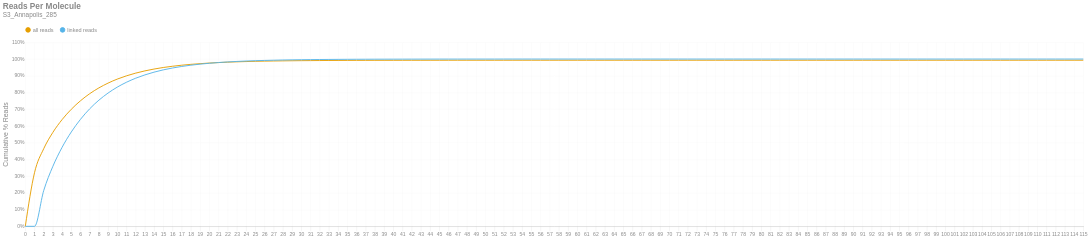

The notebook cell this image was saved under:
### Markdown cell above
### Reads per Molecule
This chart shows the cumulative distribution of the number of reads per linked molecule. That is, how many alignments are associated with a unique molecule. This excludes the number of reads associated with invalid or absent linked-read barcodes. The `linked` histogram is the percentages recalculated when disregarding singletons.

### Code cell
if SKIPLR:
    print_html(f"Skipped")
else:
    counts = np.bincount(valids['reads'].cast(pl.Int64).to_numpy())
    weighted = counts * np.arange(len(counts))
    all_perc = weighted / n_reads
    linked_perc = weighted / n_linked_reads
    linked_perc[1] = 0
    binned_df = pl.DataFrame({
        'readsper': list(range(len(counts))),
        'all reads (cumsum)': np.cumsum(all_perc).tolist(),
        'linked reads (cumsum)': np.cumsum(linked_perc).tolist(),
    })

    with SafeRender(binned_df):
        (
            density_plot(binned_df, 'Reads Per Molecule', samplename, 'readspmol')
            .encode(
                x=alt.X('readsper:O', title=None).axis(labelAngle=0).scale(padding=0),
                y=alt.Y('value:Q', title='Cumulative % Reads').axis(format='%').stack(False),
                color=alt.Color("key:N").scale(domain=["all reads", "linked reads"]),
                tooltip=[
                    alt.Tooltip("key:N", title="Data Type"),
                    alt.Tooltip("readsper:O", title="Reads Per Molecule"),
                    alt.Tooltip("value:Q", format=".2%", title="% Reads (Cum.)")
                ]            
            )
        ).display()

### Figure 1 — Vega-Lite specification as saved in the notebook (floating-point values rounded to 4 significant figures)
{"width": "container", "height": 400, "config": {"title": {"anchor": "start", "dy": -15, "fontSize": 18, "color": "#888888", "subtitleColor": "#888888", "subtitleFontSize": 14}, "arc": {"fill": "#0072B2"}, "axis": {"domainColor": "#888888", "domainWidth": 0.5, "gridWidth": 0.2, "grid": false, "titleFontWeight": 400, "titleFontSize": 15, "labelFontSize": 11, "labelColor": "#888888", "tickColor": "#888888", "tickWidth": 0.2, "titleColor": "#888888"}, "axisBand": {"grid": false}, "axisX": {"grid": true, "tickSize": 10, "domainCap": "round"}, "axisY": {"domain": false, "grid": true, "tickSize": 0, "domainCap": "round"}, "background": "transparent", "header": {"labelFontSize": 15, "labelColor": "#888888", "titleFontSize": 15, "titleFontWeight": 600, "titleColor": "#888888"}, "legend": {"labelFont": "sans-serif", "labelFontSize": 12, "labelColor": "#888888", "symbolSize": 100, "symbolType": "circle", "titleFontSize": 12, "titlePadding": 10, "titleColor": "#888888", "title": null, "orient": "top"}, "range": {"category": ["#E69F00", "#56B4E9", "#009E73", "#F0E442", "#0072B2", "#D55E00", "#CC79A7", "#000000"], "diverging": ["#cfe8f3", "#a2d4ec", "#73bfe2", "#46abdb", "#1696d2", "#12719e"]}, "area": {"fill": "#0072B2", "fillOpacity": 0.7, "line": true, "strokeOpacity": 0.7}, "line": {"color": "#0072B2", "stroke": "#0072B2", "strokeWidth": 2}, "trail": {"color": "#0072B2", "stroke": "#0072B2", "strokeWidth": 0, "size": 1}, "point": {"filled": true, "fillOpacity": 1.0, "size": 95}, "text": {"color": "#888888", "fontSize": 11, "align": "right", "fontWeight": 400, "size": 11}, "bar": {"fill": "#0072B2", "stroke": null}, "view": {"stroke": null, "continuousWidth": 660, "continuousHeight": 400}}, "data": {"name": "data-87515ce8a5102c0054d8406850fed512"}, "mark": {"type": "line", "interpolate": "monotone", "point": {"opacity": 0, "size": 275}}, "encoding": {"color": {"field": "key", "scale": {"domain": ["all reads", "linked reads"]}, "type": "nominal"}, "tooltip": [{"field": "key", "title": "Data Type", "type": "nominal"}, {"field": "readsper", "title": "Reads Per Molecule", "type": "ordinal"}, {"field": "value", "format": ".2%", "title": "% Reads (Cum.)", "type": "quantitative"}], "x": {"axis": {"labelAngle": 0}, "field": "readsper", "scale": {"padding": 0}, "title": null, "type": "ordinal"}, "y": {"axis": {"format": "%"}, "field": "value", "stack": false, "title": "Cumulative % Reads", "type": "quantitative"}}, "params": [{"name": "param_c36ac31b6afebe62", "select": {"type": "point", "fields": ["key"]}, "bind": "legend"}], "title": {"text": "Reads Per Molecule", "subtitle": "S3_Annapolis_285"}, "transform": [{"fold": ["all reads (cumsum)", "linked reads (cumsum)"]}, {"calculate": "replace(datum.key, ' (cumsum)', '')", "as": "key"}, {"filter": {"param": "param_c36ac31b6afebe62"}}], "usermeta": {"embedOptions": {"downloadFileName": "S3_Annapolis_285.readspmol"}}, "$schema": "https://vega.github.io/schema/vega-lite/v6.1.0.json", "datasets": {"data-87515ce8a5102c0054d8406850fed512": [{"readsper": 0, "all reads (cumsum)": 0.0, "linked reads (cumsum)": 0.0}, {"readsper": 1, "all reads (cumsum)": 0.3203, "linked reads (cumsum)": 0.0}, {"readsper": 2, "all reads (cumsum)": 0.4638, "linked reads (cumsum)": 0.2133}, {"readsper": 3, "all reads (cumsum)": 0.5618, "linked reads (cumsum)": 0.359}, {"readsper": 4, "all reads (cumsum)": 0.6381, "linked reads (cumsum)": 0.4723}, {"readsper": 5, "all reads (cumsum)": 0.6998, "linked reads (cumsum)": 0.5641}, {"readsper": 6, "all reads (cumsum)": 0.7507, "linked reads (cumsum)": 0.6398}, {"readsper": 7, "all reads (cumsum)": 0.7929, "linked reads (cumsum)": 0.7025}, {"readsper": 8, "all reads (cumsum)": 0.8276, "linked reads (cumsum)": 0.7542}, {"readsper": 9, "all reads (cumsum)": 0.8563, "linked reads (cumsum)": 0.7968}, {"readsper": 10, "all reads (cumsum)": 0.8802, "linked reads (cumsum)": 0.8323}, {"readsper": 11, "all reads (cumsum)": 0.8997, "linked reads (cumsum)": 0.8613}, {"readsper": 12, "all reads (cumsum)": 0.9159, "linked reads (cumsum)": 0.8854}, {"readsper": 13, "all reads (cumsum)": 0.9292, "linked reads (cumsum)": 0.9052}, {"readsper": 14, "all reads (cumsum)": 0.9403, "linked reads (cumsum)": 0.9216}, {"readsper": 15, "all reads (cumsum)": 0.9495, "linked reads (cumsum)": 0.9353}, {"readsper": 16, "all reads (cumsum)": 0.9569, "linked reads (cumsum)": 0.9464}, {"readsper": 17, "all reads (cumsum)": 0.9632, "linked reads (cumsum)": 0.9557}, {"readsper": 18, "all reads (cumsum)": 0.9683, "linked reads (cumsum)": 0.9632}, {"readsper": 19, "all reads (cumsum)": 0.9724, "linked reads (cumsum)": 0.9695}, {"readsper": 20, "all reads (cumsum)": 0.976, "linked reads (cumsum)": 0.9748}, {"readsper": 21, "all reads (cumsum)": 0.9789, "linked reads (cumsum)": 0.9791}, {"readsper": 22, "all reads (cumsum)": 0.9813, "linked reads (cumsum)": 0.9827}, {"readsper": 23, "all reads (cumsum)": 0.9833, "linked reads (cumsum)": 0.9856}, {"readsper": 24, "all reads (cumsum)": 0.985, "linked reads (cumsum)": 0.9881}, {"readsper": 25, "all reads (cumsum)": 0.9864, "linked reads (cumsum)": 0.9902}, {"readsper": 26, "all reads (cumsum)": 0.9874, "linked reads (cumsum)": 0.9917}, {"readsper": 27, "all reads (cumsum)": 0.9883, "linked reads (cumsum)": 0.9931}, {"readsper": 28, "all reads (cumsum)": 0.9891, "linked reads (cumsum)": 0.9943}, {"readsper": 29, "all reads (cumsum)": 0.9898, "linked reads (cumsum)": 0.9953}, {"readsper": 30, "all reads (cumsum)": 0.9903, "linked reads (cumsum)": 0.996}, {"readsper": 31, "all reads (cumsum)": 0.9907, "linked reads (cumsum)": 0.9967}, {"readsper": 32, "all reads (cumsum)": 0.9911, "linked reads (cumsum)": 0.9972}, {"readsper": 33, "all reads (cumsum)": 0.9914, "linked reads (cumsum)": 0.9976}, {"readsper": 34, "all reads (cumsum)": 0.9917, "linked reads (cumsum)": 0.998}, {"readsper": 35, "all reads (cumsum)": 0.9919, "linked reads (cumsum)": 0.9984}, {"readsper": 36, "all reads (cumsum)": 0.9921, "linked reads (cumsum)": 0.9986}, {"readsper": 37, "all reads (cumsum)": 0.9922, "linked reads (cumsum)": 0.9989}, {"readsper": 38, "all reads (cumsum)": 0.9924, "linked reads (cumsum)": 0.9991}, {"readsper": 39, "all reads (cumsum)": 0.9925, "linked reads (cumsum)": 0.9992}, {"readsper": 40, "all reads (cumsum)": 0.9925, "linked reads (cumsum)": 0.9993}, {"readsper": 41, "all reads (cumsum)": 0.9926, "linked reads (cumsum)": 0.9994}, {"readsper": 42, "all reads (cumsum)": 0.9926, "linked reads (cumsum)": 0.9995}, {"readsper": 43, "all reads (cumsum)": 0.9927, "linked reads (cumsum)": 0.9996}, {"readsper": 44, "all reads (cumsum)": 0.9927, "linked reads (cumsum)": 0.9996}, {"readsper": 45, "all reads (cumsum)": 0.9928, "linked reads (cumsum)": 0.9997}, {"readsper": 46, "all reads (cumsum)": 0.9928, "linked reads (cumsum)": 0.9998}, {"readsper": 47, "all reads (cumsum)": 0.9928, "linked reads (cumsum)": 0.9998}, {"readsper": 48, "all reads (cumsum)": 0.9929, "linked reads (cumsum)": 0.9998}, {"readsper": 49, "all reads (cumsum)": 0.9929, "linked reads (cumsum)": 0.9998}, {"readsper": 50, "all reads (cumsum)": 0.9929, "linked reads (cumsum)": 0.9999}, {"readsper": 51, "all reads (cumsum)": 0.9929, "linked reads (cumsum)": 0.9999}, {"readsper": 52, "all reads (cumsum)": 0.9929, "linked reads (cumsum)": 0.9999}, {"readsper": 53, "all reads (cumsum)": 0.9929, "linked reads (cumsum)": 0.9999}, {"readsper": 54, "all reads (cumsum)": 0.9929, "linked reads (cumsum)": 0.9999}, {"readsper": 55, "all reads (cumsum)": 0.9929, "linked reads (cumsum)": 0.9999}, {"readsper": 56, "all reads (cumsum)": 0.9929, "linked reads (cumsum)": 0.9999}, {"readsper": 57, "all reads (cumsum)": 0.9929, "linked reads (cumsum)": 1.0}, {"readsper": 58, "all reads (cumsum)": 0.9929, "linked reads (cumsum)": 1.0}, {"readsper": 59, "all reads (cumsum)": 0.993, "linked reads (cumsum)": 1.0}, {"readsper": 60, "all reads (cumsum)": 0.993, "linked reads (cumsum)": 1.0}, {"readsper": 61, "all reads (cumsum)": 0.993, "linked reads (cumsum)": 1.0}, {"readsper": 62, "all reads (cumsum)": 0.993, "linked reads (cumsum)": 1.0}, {"readsper": 63, "all reads (cumsum)": 0.993, "linked reads (cumsum)": 1.0}, {"readsper": 64, "all reads (cumsum)": 0.993, "linked reads (cumsum)": 1.0}, {"readsper": 65, "all reads (cumsum)": 0.993, "linked reads (cumsum)": 1.0}, {"readsper": 66, "all reads (cumsum)": 0.993, "linked reads (cumsum)": 1.0}, {"readsper": 67, "all reads (cumsum)": 0.993, "linked reads (cumsum)": 1.0}, {"readsper": 68, "all reads (cumsum)": 0.993, "linked reads (cumsum)": 1.0}, {"readsper": 69, "all reads (cumsum)": 0.993, "linked reads (cumsum)": 1.0}, {"readsper": 70, "all reads (cumsum)": 0.993, "linked reads (cumsum)": 1.0}, {"readsper": 71, "all reads (cumsum)": 0.993, "linked reads (cumsum)": 1.0}, {"readsper": 72, "all reads (cumsum)": 0.993, "linked reads (cumsum)": 1.0}, {"readsper": 73, "all reads (cumsum)": 0.993, "linked reads (cumsum)": 1.0}, {"readsper": 74, "all reads (cumsum)": 0.993, "linked reads (cumsum)": 1.0}, {"readsper": 75, "all reads (cumsum)": 0.993, "linked reads (cumsum)": 1.0}, {"readsper": 76, "all reads (cumsum)": 0.993, "linked reads (cumsum)": 1.0}, {"readsper": 77, "all reads (cumsum)": 0.993, "linked reads (cumsum)": 1.0}, {"readsper": 78, "all reads (cumsum)": 0.993, "linked reads (cumsum)": 1.0}, {"readsper": 79, "all reads (cumsum)": 0.993, "linked reads (cumsum)": 1.0}, {"readsper": 80, "all reads (cumsum)": 0.993, "linked reads (cumsum)": 1.0}, {"readsper": 81, "all reads (cumsum)": 0.993, "linked reads (cumsum)": 1.0}, {"readsper": 82, "all reads (cumsum)": 0.993, "linked reads (cumsum)": 1.0}, {"readsper": 83, "all reads (cumsum)": 0.993, "linked reads (cumsum)": 1.0}, {"readsper": 84, "all reads (cumsum)": 0.993, "linked reads (cumsum)": 1.0}, {"readsper": 85, "all reads (cumsum)": 0.993, "linked reads (cumsum)": 1.0}, {"readsper": 86, "all reads (cumsum)": 0.993, "linked reads (cumsum)": 1.0}, {"readsper": 87, "all reads (cumsum)": 0.993, "linked reads (cumsum)": 1.0}, {"readsper": 88, "all reads (cumsum)": 0.993, "linked reads (cumsum)": 1.0}, {"readsper": 89, "all reads (cumsum)": 0.993, "linked reads (cumsum)": 1.0}, {"readsper": 90, "all reads (cumsum)": 0.993, "linked reads (cumsum)": 1.0}, {"readsper": 91, "all reads (cumsum)": 0.993, "linked reads (cumsum)": 1.0}, {"readsper": 92, "all reads (cumsum)": 0.993, "linked reads (cumsum)": 1.0}, {"readsper": 93, "all reads (cumsum)": 0.993, "linked reads (cumsum)": 1.0}, {"readsper": 94, "all reads (cumsum)": 0.993, "linked reads (cumsum)": 1.0}, {"readsper": 95, "all reads (cumsum)": 0.993, "linked reads (cumsum)": 1.0}, {"readsper": 96, "all reads (cumsum)": 0.993, "linked reads (cumsum)": 1.0}, {"readsper": 97, "all reads (cumsum)": 0.993, "linked reads (cumsum)": 1.0}, {"readsper": 98, "all reads (cumsum)": 0.993, "linked reads (cumsum)": 1.0}, {"readsper": 99, "all reads (cumsum)": 0.993, "linked reads (cumsum)": 1.0}, {"readsper": 100, "all reads (cumsum)": 0.993, "linked reads (cumsum)": 1.0}, {"readsper": 101, "all reads (cumsum)": 0.993, "linked reads (cumsum)": 1.0}, {"readsper": 102, "all reads (cumsum)": 0.993, "linked reads (cumsum)": 1.0}, {"readsper": 103, "all reads (cumsum)": 0.993, "linked reads (cumsum)": 1.0}, {"readsper": 104, "all reads (cumsum)": 0.993, "linked reads (cumsum)": 1.0}, {"readsper": 105, "all reads (cumsum)": 0.993, "linked reads (cumsum)": 1.0}, {"readsper": 106, "all reads (cumsum)": 0.993, "linked reads (cumsum)": 1.0}, {"readsper": 107, "all reads (cumsum)": 0.993, "linked reads (cumsum)": 1.0}, {"readsper": 108, "all reads (cumsum)": 0.993, "linked reads (cumsum)": 1.0}, {"readsper": 109, "all reads (cumsum)": 0.993, "linked reads (cumsum)": 1.0}, {"readsper": 110, "all reads (cumsum)": 0.993, "linked reads (cumsum)": 1.0}, {"readsper": 111, "all reads (cumsum)": 0.993, "linked reads (cumsum)": 1.0}, {"readsper": 112, "all reads (cumsum)": 0.993, "linked reads (cumsum)": 1.0}, {"readsper": 113, "all reads (cumsum)": 0.993, "linked reads (cumsum)": 1.0}, {"readsper": 114, "all reads (cumsum)": 0.993, "linked reads (cumsum)": 1.0}, {"readsper": 115, "all reads (cumsum)": 0.993, "linked reads (cumsum)": 1.0}]}}
